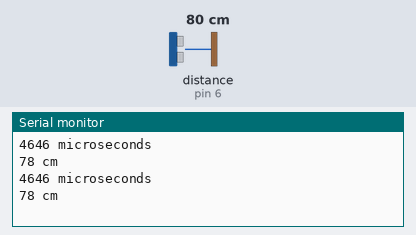
Simulated run of this sketch. Board: Arduino Uno, built with avr-gcc and run on an emulated ATmega328P. On the bench: the last lines printed to the serial monitor. Wiring (inferred from the names in the program): ultrasonic range finder: trigger pin 7; echo pin 6. Inputs (shaded band) come from the test bench; at power-on: distance to the obstacle (sensor on pin 6) 80 cm. The echo pulse lasts 58.3 µs per cm.

Above: at 1.8 s.
1.9 s: distance to the obstacle (sensor on pin 6) set to 2 cm
At 2.8 s:
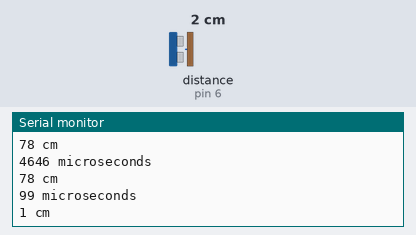
3.4 s: distance to the obstacle (sensor on pin 6) set to 4 cm
At 4.8 s:
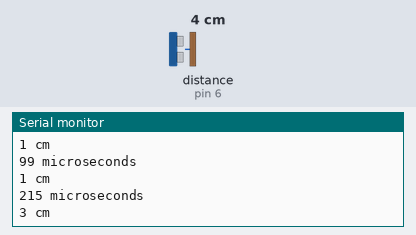
Timing chart, 0 to 6.4 s (numbered marks = the images above; inputs shaded):
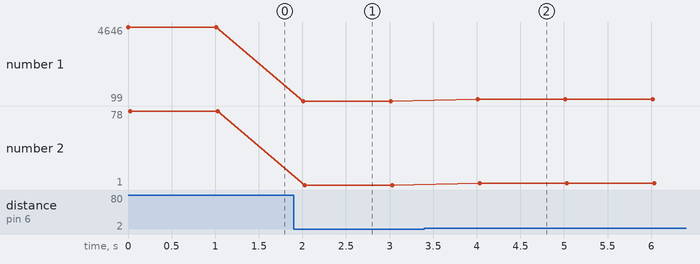

The sketch:

test_14_smartMeasure.ino
```cpp
#define echo 6
#define trig 7

void setup() {
  Serial.begin(9600);
  pinMode(echo,INPUT);
  pinMode(trig,OUTPUT);
}

void loop() {
   digitalWrite(trig,LOW);
   delayMicroseconds(2);
   digitalWrite(trig,HIGH);
   delayMicroseconds(10);
   digitalWrite(trig,LOW);

   // 물체와의 왕복 소요 시간(microsconds);
   long duration = pulseIn(echo, HIGH);
   Serial.print(duration);
   Serial.println(" microseconds");

   // 물체와의 거리(cm) 환산
   long distance = 0.017 * duration;
   Serial.print(distance);
   Serial.println(" cm");
   delay(1000);
}
```

Measured:
- after the input at 1.9 s, the serial monitor: prints a new line after 0.11 s (image 1)
- after the input at 3.4 s, the serial monitor: prints a new line after 0.61 s (image 2)
- plotted number 1: 4646 → 99 after the input at 1.9 s, 99 → 215 after the input at 3.4 s
- plotted number 2: 78 → 1 after the input at 1.9 s, 1 → 3 after the input at 3.4 s
